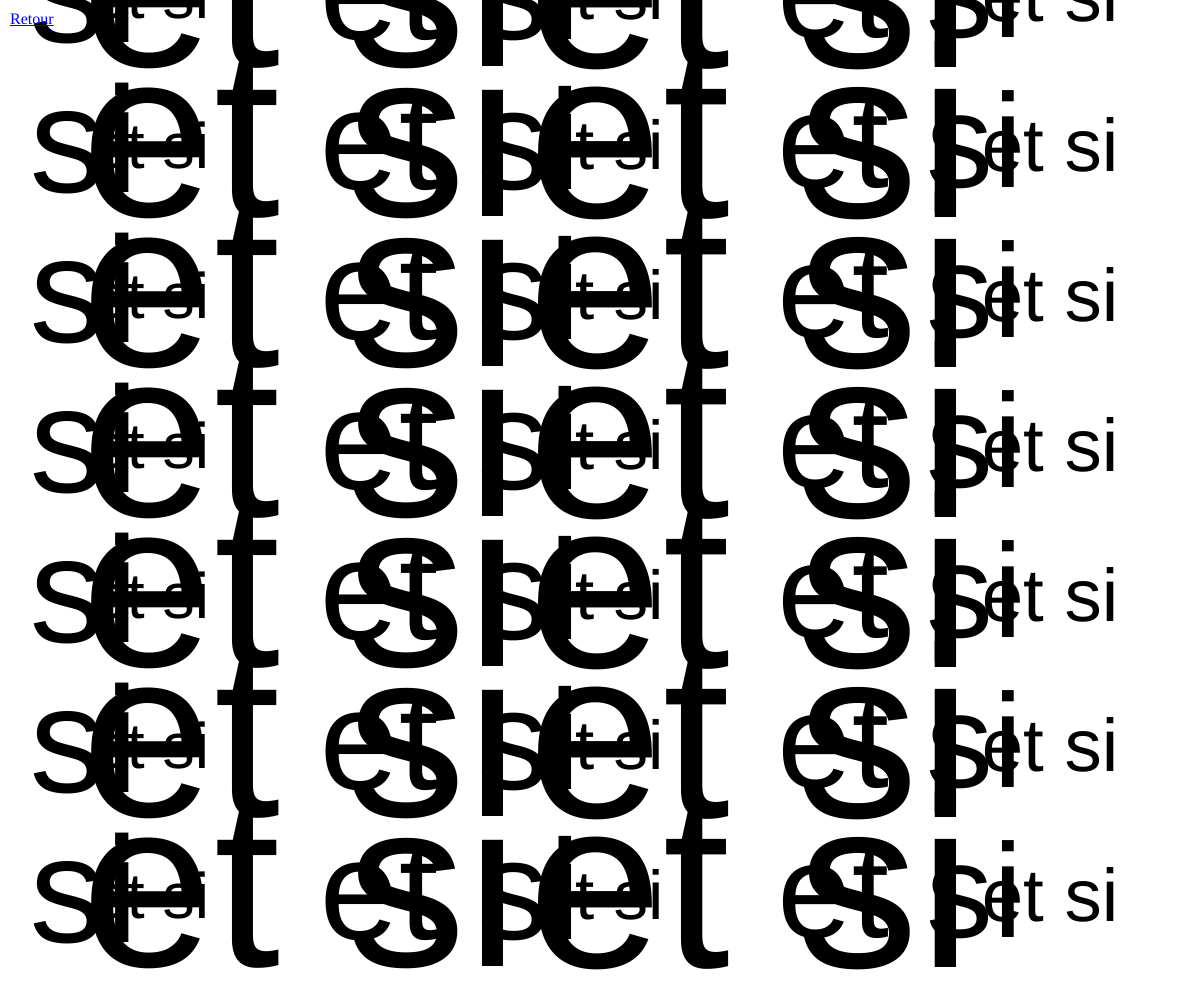
Frame 1 (no input)
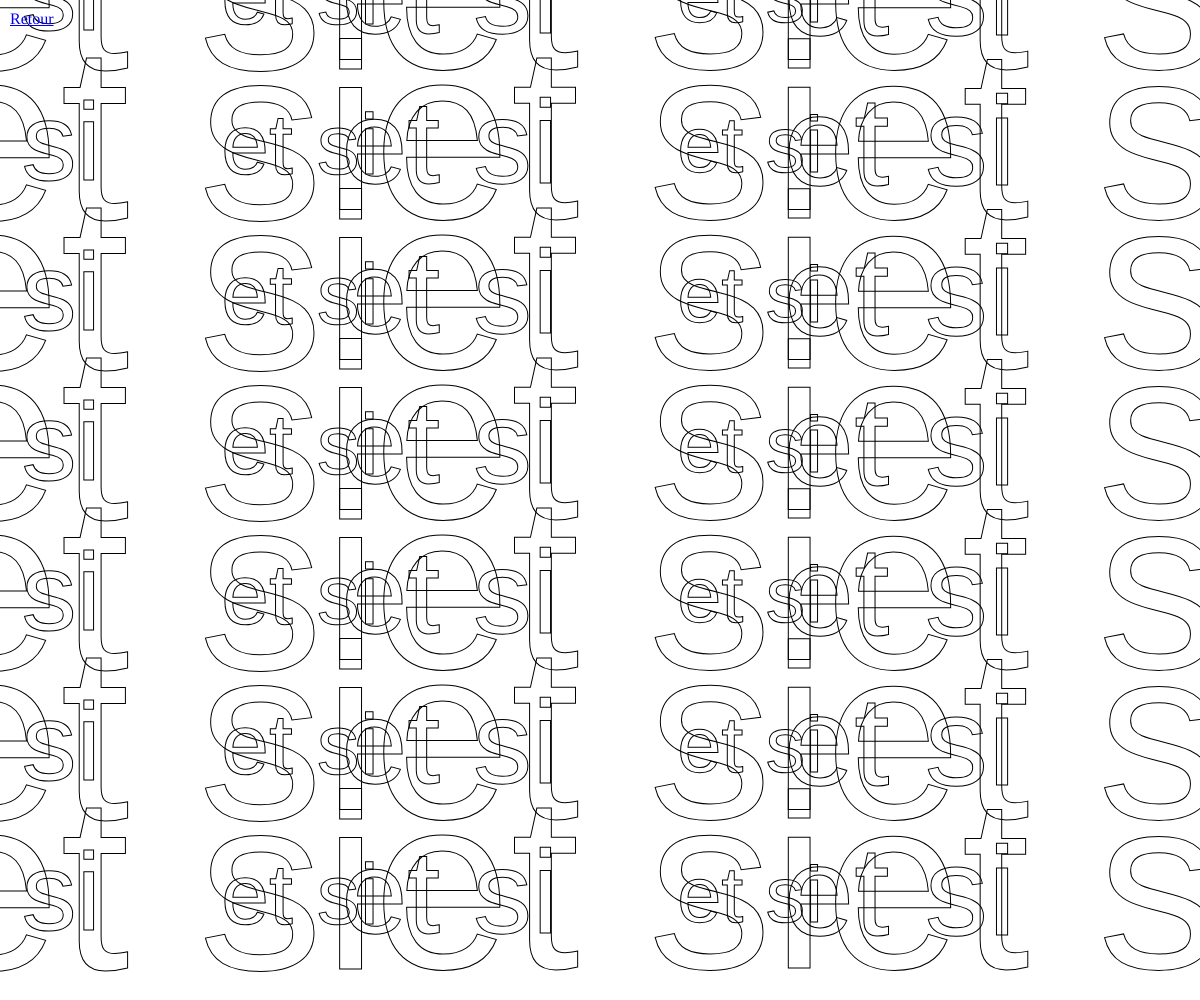
Frame 60 (no input)
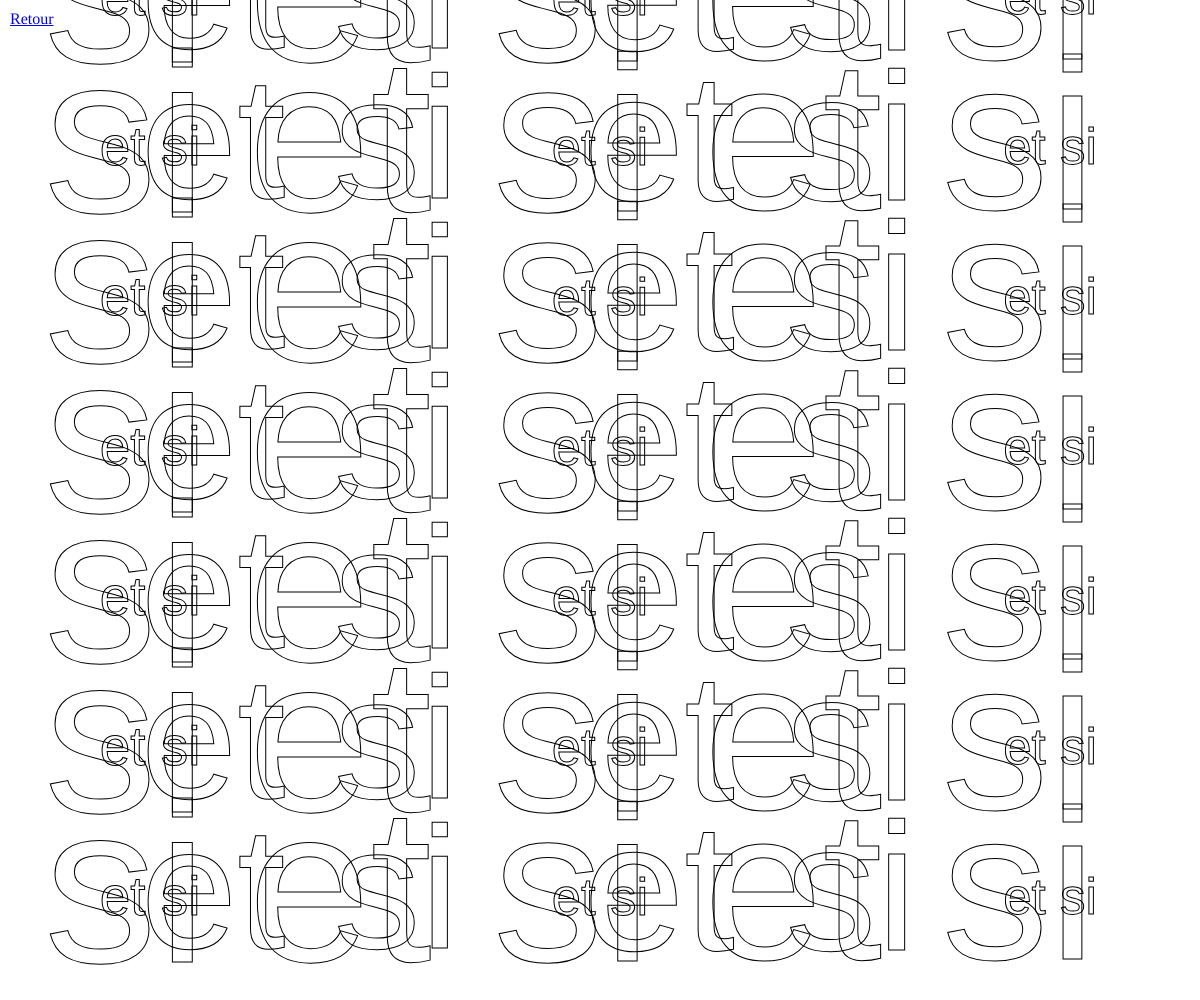
Frame 120 (the mouse pressed at the canvas centre since frame 60)

The p5.js sketch that drew these frames (run headless with seeded random() and noise() and a simulated clock; from frame 60 on, the mouse is pressed at the canvas centre):

// p5.js sketch
// ── sketch.js
let word = "et si";
let gridSize = 150; // Taille de la grille
let yOffset = 0;

function setup() {
  createCanvas(windowWidth, windowHeight);
  textSize(gridSize);
  textAlign(CENTER, CENTER);
}

function draw() {
  background(255);
  
  for (let y = 0; y < height; y += gridSize) {
    for (let x = 0; x < width; x += gridSize) {
      let wave = sin(frameCount * 0.01 + x * 50 + yOffset) * 100;
      textSize(gridSize + wave);
      text(word, x, y);
    }
  }
  
  yOffset += 0.05;
  
  // Dessiner une forme personnalisée avec vertex()
  translate(width / 2, height / 2);
  noFill();
  stroke(0);
  beginShape();
  for (let angle = 0; angle < TWO_PI; angle += 0.1) {
    let radius = 100 + noise(angle * 2 + frameCount * 0.1) * 50;
    let x = cos(angle) * radius;
    let y = sin(angle) * radius;
   // vertex(x, y);
  }
  endShape(CLOSE);
}

window.onload = function() {
  // Créez le lien de retour
  var backLink = document.createElement("a"); 
  backLink.href = "../index.html"; 
  backLink.innerHTML = "Retour"; 
  backLink.style.position = "absolute";
  backLink.style.top = "10px";
  backLink.style.left = "10px";
  document.body.appendChild(backLink);
}
